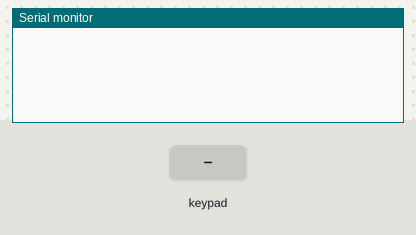
Recording of a sketch running on a simulated Arduino Uno, built with avr-gcc and run on an emulated ATmega328P. Parts: the last lines printed to the serial monitor. Inputs (shaded band) come from the test bench.

Above: at 1.2 s.
1.3 s: key '#' pressed
At 2.5 s:
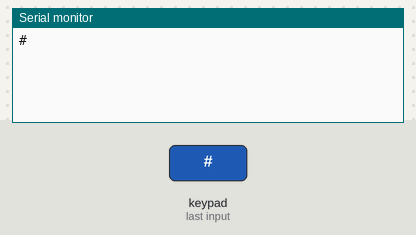
2.8 s: key '(' pressed
At 3.8 s:
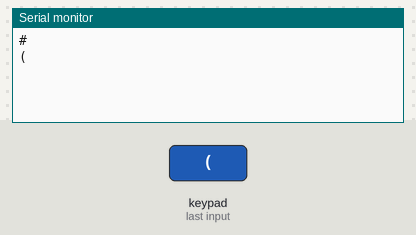
4.3 s: key ')' pressed
At 5.1 s:
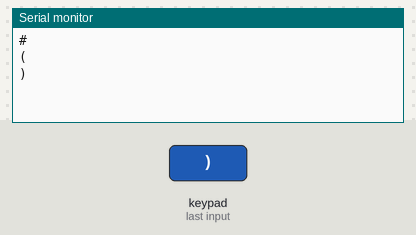
5.8 s: key ',' pressed
At 7.0 s:
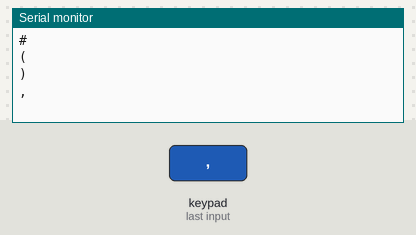
7.3 s: key '.' pressed
At 8.3 s:
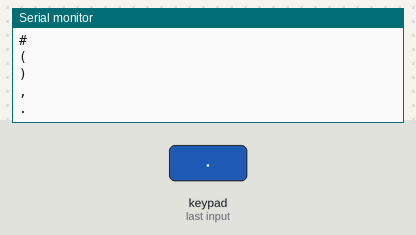
8.8 s: key '/' pressed
At 9.5 s:
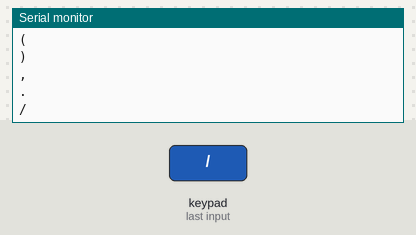

Measured:
- after the input at 1.3 s, the serial monitor: prints a new line at once (image 1)
- after the input at 2.8 s, the serial monitor: prints a new line at once (image 2)
- after the input at 4.3 s, the serial monitor: prints a new line at once (image 3)
- after the input at 5.8 s, the serial monitor: prints a new line at once (image 4)
- after the input at 7.3 s, the serial monitor: prints a new line at once (image 5)
- after the input at 8.8 s, the serial monitor: prints a new line at once (image 6)

The sketch:

matrix2x2.ino
```cpp
#include <Keypad.h>

const byte ROWS = 8; //four rows
const byte COLS = 8; //four columns

//define the cymbols on the buttons of the keypads
char hexaKeys[ROWS][COLS] = {
  {1,2, 3, 4, 5, 6,7, 8},
  {9, 10, 11, 12, 13, 14, 15, 16},
  {17, 18, 19, 20, 21, 22, 23, 24},
  {25, 26, 27, 28, 29, 30, 31, 32},
  {33, 34, 35, 36, 37, 38, 39, 40},
  {41, 42, 43, 44, 45, 46, 47, 48},
  {49, 50, 51, 52, 53, 54, 55, 56},
  {57, 58, 59, 60, 61, 62, 63, 64},
};


byte rowPins[ROWS] = {14, 15, 16, 17, 18, 19, 20, 21}; //connect to the row pinouts of the keypad
byte colPins[COLS] = {2, 3, 4, 5, 6, 7, 8, 9}; //connect to the column pinouts of the keypad

//initialize an instance of class NewKeypad
Keypad customKeypad = Keypad( makeKeymap(hexaKeys), rowPins, colPins, ROWS, COLS);

void setup(){
  Serial.begin(9600);
}

void loop(){
  char customKey = customKeypad.getKey();
  if (customKey){
        Serial.println(customKey);
  }
}
```
